Frame 1 (no input): blank canvas, image omitted
Frame 60 (the mouse pressed at the canvas centre just before this capture): blank canvas, image omitted
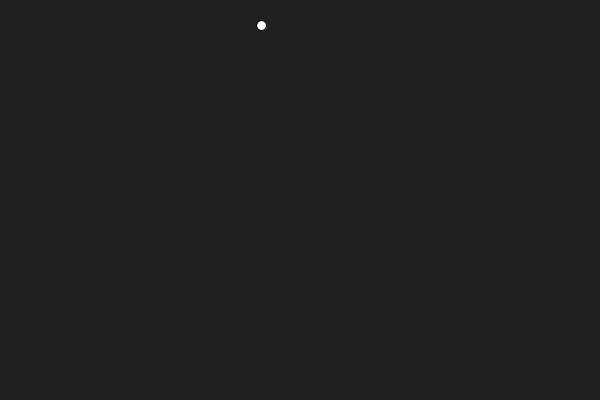
Frame 120 (the mouse held since frame 60 and released just before this capture)

The Processing sketch whose frames 1 and 60 were blank and that drew this single picture after the mouse press (run headless with seeded random() and noise(); from frame 60 on, the mouse is pressed at the canvas centre):

// Processing sketch: HomeWork1_Fireflies_012912A
// ── HomeWork1_Fireflies_012912A.pde
Firefly firefly;

void setup() {
  size(600, 400);
  background(32, 32, 32);
  smooth();
  frameRate(30);
  firefly= new Firefly();
}

void draw() {
  background(32, 32, 32, 10);
  firefly.movement();
  firefly.render();
  firefly.inwindow();
}

class Firefly {
  float ellipseRad, topSpeed,growShrink;
  PVector location, velocity, acceleration;
  int dir;
  

  Firefly() {
    ellipseRad=10;
    growShrink=-1;
    topSpeed=5;
    location=new PVector(random(width), random(height));
    velocity=new PVector(0, 0);
 
  }
  void movement() {
    dir=1;
    velocity.limit(topSpeed);
    acceleration=new PVector(random(-.5*dir, .5*dir),random(-.5*dir, .5*dir));
    acceleration.normalize();
    acceleration.mult(.25);
    velocity.add(acceleration);
    location.add(velocity);
 
//    if (dir== 1) {
//      velocity.add(acceleration);
//      location.add(velocity);
//    }
//    else if (dir==-1) {
//      velocity.sub(acceleration);
//      location.sub(velocity);
//    }
  }
  
  void render() {
    ellipse(location.x, location.y, ellipseRad, ellipseRad);
//FADE IN FADE OUT 
//    if (ellipseRad > 9) {
//        growShrink = 0;
//    } else if (ellipseRad < 1) {
//        growShrink = 1;
//        }
//    if (growShrink == 1) {
//        ellipseRad += .125;
//    } else if ( growShrink== 0) {
//        ellipseRad -= .125;  
//    }
////    println(ellipseRad);
////    println("growShrink value"+growShrink);
}
  void inwindow() {
//    if (location.x<0+ellipseRad) {
//    dir=-1;
//    }
//    else if (location.x>width-ellipseRad) {
//    dir=1;
//    }
//    if (location.y<0+ellipseRad) {
//    dir=-1;
//    }
//    else if (location.y>height-ellipseRad) {
//    dir=1;
//    }
//    println("location:x"+location.x);
//    println("location:y"+location.y);
//    println("dir"+dir);
//    
//    location.x = constrain(location.x, 0+ellipseRad, width-ellipseRad);
//    location.y = constrain(location.y, 0+ellipseRad, height-ellipseRad);

  if (location.x > width) {
      acceleration.x *= -1;
    } 
    else if (location.x < 0) {
      acceleration.x *= -1;
    }

    if (location.y > height) {
      acceleration.y *= -1;
    } 
    else if (location.y < 0) {
     acceleration.y *= -1;
    }
  }
}
